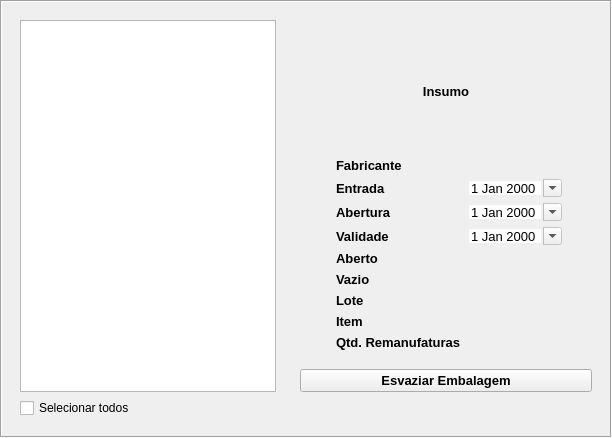
       <widget class="QFrame" name="frame_2">
        <property name="frameShape">
         <enum>QFrame::Box</enum>
        </property>
        <property name="frameShadow">
         <enum>QFrame::Sunken</enum>
        </property>
        <layout class="QHBoxLayout" name="horizontalLayout_info">
         <property name="leftMargin">
          <number>9</number>
         </property>
         <property name="topMargin">
          <number>9</number>
         </property>
         <property name="rightMargin">
          <number>9</number>
         </property>
         <property name="bottomMargin">
          <number>9</number>
         </property>
         <item>
          <widget class="QFrame" name="frame_itens">
           <layout class="QVBoxLayout" name="verticalLayout_2">
            <item>
             <widget class="QTableWidget" name="tableWidget_remanufaturas">
              <property name="contextMenuPolicy">
               <enum>Qt::CustomContextMenu</enum>
              </property>
              <property name="lineWidth">
               <number>1</number>
              </property>
              <property name="autoScrollMargin">
               <number>17</number>
              </property>
              <property name="editTriggers">
               <set>QAbstractItemView::NoEditTriggers</set>
              </property>
              <property name="showDropIndicator" stdset="0">
               <bool>false</bool>
              </property>
              <property name="dragEnabled">
               <bool>false</bool>
              </property>
              <property name="alternatingRowColors">
               <bool>false</bool>
              </property>
              <property name="selectionMode">
               <enum>QAbstractItemView::ExtendedSelection</enum>
              </property>
              <property name="selectionBehavior">
               <enum>QAbstractItemView::SelectRows</enum>
              </property>
              <property name="showGrid">
               <bool>true</bool>
              </property>
              <property name="sortingEnabled">
               <bool>true</bool>
              </property>
              <property name="wordWrap">
               <bool>false</bool>
              </property>
              <property name="rowCount">
               <number>0</number>
              </property>
              <property name="columnCount">
               <number>0</number>
              </property>
              <attribute name="horizontalHeaderVisible">
               <bool>false</bool>
              </attribute>
              <attribute name="horizontalHeaderCascadingSectionResizes">
               <bool>false</bool>
              </attribute>
              <attribute name="horizontalHeaderHighlightSections">
               <bool>false</bool>
              </attribute>
              <attribute name="horizontalHeaderShowSortIndicator" stdset="0">
               <bool>true</bool>
              </attribute>
              <attribute name="horizontalHeaderStretchLastSection">
               <bool>true</bool>
              </attribute>
              <attribute name="verticalHeaderVisible">
               <bool>false</bool>
              </attribute>
              <attribute name="verticalHeaderHighlightSections">
               <bool>false</bool>
              </attribute>
             </widget>
            </item>
            <item>
             <widget class="QCheckBox" name="checkBox_selecionar_tudo">
              <property name="text">
               <string>Selecionar todos</string>
              </property>
             </widget>
            </item>
           </layout>
          </widget>
         </item>
         <item>
          <widget class="QFrame" name="frame_3">
           <property name="minimumSize">
            <size>
             <width>310</width>
             <height>0</height>
            </size>
           </property>
           <property name="maximumSize">
            <size>
             <width>310</width>
             <height>16777215</height>
            </size>
           </property>
           <property name="frameShape">
            <enum>QFrame::NoFrame</enum>
           </property>
           <layout class="QVBoxLayout" name="verticalLayout">
            <property name="spacing">
             <number>10</number>
            </property>
            <property name="leftMargin">
             <number>9</number>
            </property>
            <property name="topMargin">
             <number>9</number>
            </property>
            <property name="rightMargin">
             <number>9</number>
            </property>
            <property name="bottomMargin">
             <number>35</number>
            </property>
            <item>
             <spacer name="verticalSpacer">
              <property name="orientation">
               <enum>Qt::Vertical</enum>
              </property>
              <property name="sizeHint" stdset="0">
               <size>
                <width>20</width>
                <height>40</height>
               </size>
              </property>
             </spacer>
            </item>
            <item>
             <widget class="QLabel" name="label_icone_item_lote">
              <property name="text">
               <string/>
              </property>
              <property name="alignment">
               <set>Qt::AlignCenter</set>
              </property>
             </widget>
            </item>
            <item>
             <widget class="QLabel" name="label_item_lote_descricao">
              <property name="minimumSize">
               <size>
                <width>256</width>
                <height>0</height>
               </size>
              </property>
              <property name="maximumSize">
               <size>
                <width>16777215</width>
                <height>16777215</height>
               </size>
              </property>
              <property name="font">
               <font>
                <pointsize>10</pointsize>
                <weight>75</weight>
                <bold>true</bold>
               </font>
              </property>
              <property name="text">
               <string>Insumo</string>
              </property>
              <property name="alignment">
               <set>Qt::AlignCenter</set>
              </property>
              <property name="wordWrap">
               <bool>true</bool>
              </property>
             </widget>
            </item>
            <item>
             <spacer name="verticalSpacer_2">
              <property name="orientation">
               <enum>Qt::Vertical</enum>
              </property>
              <property name="sizeHint" stdset="0">
               <size>
                <width>20</width>
                <height>40</height>
               </size>
              </property>
             </spacer>
            </item>
            <item>
             <widget class="QFrame" name="formFrame_item_lote">
              <property name="font">
               <font>
                <pointsize>10</pointsize>
                <stylestrategy>PreferAntialias</stylestrategy>
                <kerning>true</kerning>
               </font>
              </property>
              <layout class="QFormLayout" name="formLayout">
               <property name="fieldGrowthPolicy">
                <enum>QFormLayout::ExpandingFieldsGrow</enum>
               </property>
               <property name="rowWrapPolicy">
                <enum>QFormLayout::DontWrapRows</enum>
               </property>
               <property name="labelAlignment">
                <set>Qt::AlignLeading|Qt::AlignLeft|Qt::AlignVCenter</set>
               </property>
               <property name="formAlignment">
                <set>Qt::AlignCenter</set>
               </property>
               <property name="verticalSpacing">
                <number>6</number>
               </property>
               <item row="0" column="0">
                <widget class="QLabel" name="label_9">
                 <property name="font">
                  <font>
                   <pointsize>10</pointsize>
                   <weight>75</weight>
                   <bold>true</bold>
                   <stylestrategy>PreferAntialias</stylestrategy>
                   <kerning>true</kerning>
                  </font>
                 </property>
                 <property name="text">
                  <string>Fabricante</string>
                 </property>
                </widget>
               </item>
               <item row="0" column="1">
                <widget class="QLabel" name="label_item_lote_fabricante">
                 <property name="font">
                  <font>
                   <pointsize>10</pointsize>
                   <italic>false</italic>
                   <stylestrategy>PreferAntialias</stylestrategy>
                   <kerning>true</kerning>
                  </font>
                 </property>
                 <property name="text">
                  <string/>
                 </property>
                </widget>
               </item>
               <item row="1" column="0">
                <widget class="QLabel" name="label_2">
                 <property name="font">
                  <font>
                   <pointsize>10</pointsize>
                   <weight>75</weight>
                   <bold>true</bold>
                   <stylestrategy>PreferAntialias</stylestrategy>
                   <kerning>true</kerning>
                  </font>
                 </property>
                 <property name="text">
                  <string>Entrada</string>
                 </property>
                </widget>
               </item>
               <item row="2" column="0">
                <widget class="QLabel" name="label_5">
                 <property name="font">
                  <font>
                   <pointsize>10</pointsize>
                   <weight>75</weight>
                   <bold>true</bold>
                   <stylestrategy>PreferAntialias</stylestrategy>
                   <kerning>true</kerning>
                  </font>
                 </property>
                 <property name="text">
                  <string>Abertura</string>
                 </property>
                </widget>
               </item>
               <item row="3" column="0">
                <widget class="QLabel" name="label_4">
                 <property name="font">
                  <font>
                   <pointsize>10</pointsize>
                   <weight>75</weight>
                   <bold>true</bold>
                   <stylestrategy>PreferAntialias</stylestrategy>
                   <kerning>true</kerning>
                  </font>
                 </property>
                 <property name="text">
                  <string>Validade</string>
                 </property>
                </widget>
               </item>
               <item row="4" column="0">
                <widget class="QLabel" name="label_6">
                 <property name="font">
                  <font>
                   <pointsize>10</pointsize>
                   <weight>75</weight>
                   <bold>true</bold>
                   <stylestrategy>PreferAntialias</stylestrategy>
                   <kerning>true</kerning>
                  </font>
                 </property>
                 <property name="text">
                  <string>Aberto</string>
                 </property>
                </widget>
               </item>
               <item row="4" column="1">
                <widget class="QLabel" name="label_item_lote_aberto">
                 <property name="font">
                  <font>
                   <pointsize>10</pointsize>
                   <italic>false</italic>
                   <stylestrategy>PreferAntialias</stylestrategy>
                   <kerning>true</kerning>
                  </font>
                 </property>
                 <property name="text">
                  <string/>
                 </property>
                </widget>
               </item>
               <item row="5" column="0">
                <widget class="QLabel" name="label_11">
                 <property name="font">
                  <font>
                   <pointsize>10</pointsize>
                   <weight>75</weight>
                   <bold>true</bold>
                   <stylestrategy>PreferAntialias</stylestrategy>
                   <kerning>true</kerning>
                  </font>
                 </property>
                 <property name="text">
                  <string>Vazio</string>
                 </property>
                </widget>
               </item>
               <item row="5" column="1">
                <widget class="QLabel" name="label_item_lote_vazio">
                 <property name="font">
                  <font>
                   <pointsize>10</pointsize>
                   <italic>false</italic>
                   <stylestrategy>PreferAntialias</stylestrategy>
                   <kerning>true</kerning>
                  </font>
                 </property>
                 <property name="text">
                  <string/>
                 </property>
                </widget>
               </item>
               <item row="6" column="0">
                <widget class="QLabel" name="label_7">
                 <property name="font">
                  <font>
                   <pointsize>10</pointsize>
                   <weight>75</weight>
                   <bold>true</bold>
                   <stylestrategy>PreferAntialias</stylestrategy>
                   <kerning>true</kerning>
                  </font>
                 </property>
                 <property name="text">
                  <string>Lote</string>
                 </property>
                </widget>
               </item>
               <item row="6" column="1">
                <widget class="QLabel" name="label_item_lote_lote_id">
                 <property name="font">
                  <font>
                   <pointsize>10</pointsize>
                   <italic>false</italic>
                   <stylestrategy>PreferAntialias</stylestrategy>
                   <kerning>true</kerning>
                  </font>
                 </property>
                 <property name="text">
                  <string/>
                 </property>
                </widget>
               </item>
               <item row="7" column="1">
                <widget class="QLabel" name="label_item_lote_id">
                 <property name="font">
                  <font>
                   <pointsize>10</pointsize>
                   <italic>false</italic>
                   <stylestrategy>PreferAntialias</stylestrategy>
                   <kerning>true</kerning>
                  </font>
                 </property>
                 <property name="text">
                  <string/>
                 </property>
                </widget>
               </item>
               <item row="8" column="0">
                <widget class="QLabel" name="label_3">
                 <property name="font">
                  <font>
                   <pointsize>10</pointsize>
                   <weight>75</weight>
                   <bold>true</bold>
                   <stylestrategy>PreferAntialias</stylestrategy>
                   <kerning>true</kerning>
                  </font>
                 </property>
                 <property name="text">
                  <string>Qtd. Remanufaturas</string>
                 </property>
                </widget>
               </item>
               <item row="7" column="0">
                <widget class="QLabel" name="label">
                 <property name="font">
                  <font>
                   <pointsize>10</pointsize>
                   <weight>75</weight>
                   <bold>true</bold>
                   <stylestrategy>PreferAntialias</stylestrategy>
                   <kerning>true</kerning>
                  </font>
                 </property>
                 <property name="text">
                  <string>Item</string>
                 </property>
                </widget>
               </item>
               <item row="8" column="1">
                <widget class="QLabel" name="label_item_lote_quantidade_remanufaturas">
                 <property name="palette">
                  <palette>
                   <active>
                    <colorrole role="WindowText">
                     <brush brushstyle="SolidPattern">
                      <color alpha="255">
                       <red>221</red>
                       <green>0</green>
                       <blue>0</blue>
                      </color>
                     </brush>
                    </colorrole>
                    <colorrole role="Text">
                     <brush brushstyle="SolidPattern">
                      <color alpha="255">
                       <red>189</red>
                       <green>0</green>
                       <blue>0</blue>
                      </color>
                     </brush>
                    </colorrole>
                    <colorrole role="PlaceholderText">
                     <brush brushstyle="SolidPattern">
                      <color alpha="128">
                       <red>189</red>
                       <green>0</green>
                       <blue>0</blue>
                      </color>
                     </brush>
                    </colorrole>
                   </active>
                   <inactive>
                    <colorrole role="WindowText">
                     <brush brushstyle="SolidPattern">
                      <color alpha="255">
                       <red>221</red>
                       <green>0</green>
                       <blue>0</blue>
                      </color>
                     </brush>
                    </colorrole>
                    <colorrole role="Text">
                     <brush brushstyle="SolidPattern">
                      <color alpha="255">
                       <red>189</red>
                       <green>0</green>
                       <blue>0</blue>
                      </color>
                     </brush>
                    </colorrole>
                    <colorrole role="PlaceholderText">
                     <brush brushstyle="SolidPattern">
                      <color alpha="128">
                       <red>189</red>
                       <green>0</green>
                       <blue>0</blue>
                      </color>
                     </brush>
                    </colorrole>
                   </inactive>
                   <disabled>
                    <colorrole role="WindowText">
                     <brush brushstyle="SolidPattern">
                      <color alpha="255">
                       <red>120</red>
                       <green>120</green>
                       <blue>120</blue>
                      </color>
                     </brush>
                    </colorrole>
                    <colorrole role="Text">
                     <brush brushstyle="SolidPattern">
                      <color alpha="255">
                       <red>195</red>
                       <green>16</green>
                       <blue>64</blue>
                      </color>
                     </brush>
                    </colorrole>
                    <colorrole role="PlaceholderText">
                     <brush brushstyle="SolidPattern">
                      <color alpha="128">
                       <red>0</red>
                       <green>0</green>
                       <blue>0</blue>
                      </color>
                     </brush>
                    </colorrole>
                   </disabled>
                  </palette>
                 </property>
                 <property name="font">
                  <font>
                   <pointsize>10</pointsize>
                   <weight>75</weight>
                   <italic>false</italic>
                   <bold>true</bold>
                   <stylestrategy>PreferAntialias</stylestrategy>
                   <kerning>true</kerning>
                  </font>
                 </property>
                 <property name="text">
                  <string/>
                 </property>
                </widget>
               </item>
               <item row="1" column="1">
                <widget class="QDateEdit" name="dateEdit_entrada">
                 <property name="enabled">
                  <bool>true</bool>
                 </property>
                 <property name="baseSize">
                  <size>
                   <width>0</width>
                   <height>0</height>
                  </size>
                 </property>
                 <property name="wrapping">
                  <bool>false</bool>
                 </property>
                 <property name="frame">
                  <bool>false</bool>
                 </property>
                 <property name="readOnly">
                  <bool>true</bool>
                 </property>
                 <property name="specialValueText">
                  <string/>
                 </property>
                 <property name="correctionMode">
                  <enum>QAbstractSpinBox::CorrectToNearestValue</enum>
                 </property>
                 <property name="keyboardTracking">
                  <bool>false</bool>
                 </property>
                 <property name="showGroupSeparator" stdset="0">
                  <bool>true</bool>
                 </property>
                 <property name="calendarPopup">
                  <bool>true</bool>
                 </property>
                </widget>
               </item>
               <item row="2" column="1">
                <widget class="QDateEdit" name="dateEdit_abertura">
                 <property name="enabled">
                  <bool>true</bool>
                 </property>
                 <property name="frame">
                  <bool>false</bool>
                 </property>
                 <property name="readOnly">
                  <bool>true</bool>
                 </property>
                 <property name="specialValueText">
                  <string/>
                 </property>
                 <property name="calendarPopup">
                  <bool>true</bool>
                 </property>
                </widget>
               </item>
               <item row="3" column="1">
                <widget class="QDateEdit" name="dateEdit_validade">
                 <property name="enabled">
                  <bool>true</bool>
                 </property>
                 <property name="frame">
                  <bool>false</bool>
                 </property>
                 <property name="readOnly">
                  <bool>true</bool>
                 </property>
                 <property name="specialValueText">
                  <string/>
                 </property>
                 <property name="keyboardTracking">
                  <bool>true</bool>
                 </property>
                 <property name="calendarPopup">
                  <bool>true</bool>
                 </property>
                 <property name="currentSectionIndex">
                  <number>0</number>
                 </property>
                 <property name="date">
                  <date>
                   <year>2000</year>
                   <month>1</month>
                   <day>1</day>
                  </date>
                 </property>
                </widget>
               </item>
              </layout>
             </widget>
            </item>
            <item>
             <widget class="QPushButton" name="pushButton_esvaziar">
              <property name="font">
               <font>
                <pointsize>10</pointsize>
                <weight>75</weight>
                <bold>true</bold>
               </font>
              </property>
              <property name="text">
               <string>Esvaziar Embalagem</string>
              </property>
             </widget>
            </item>
           </layout>
          </widget>
         </item>
        </layout>
       </widget>
